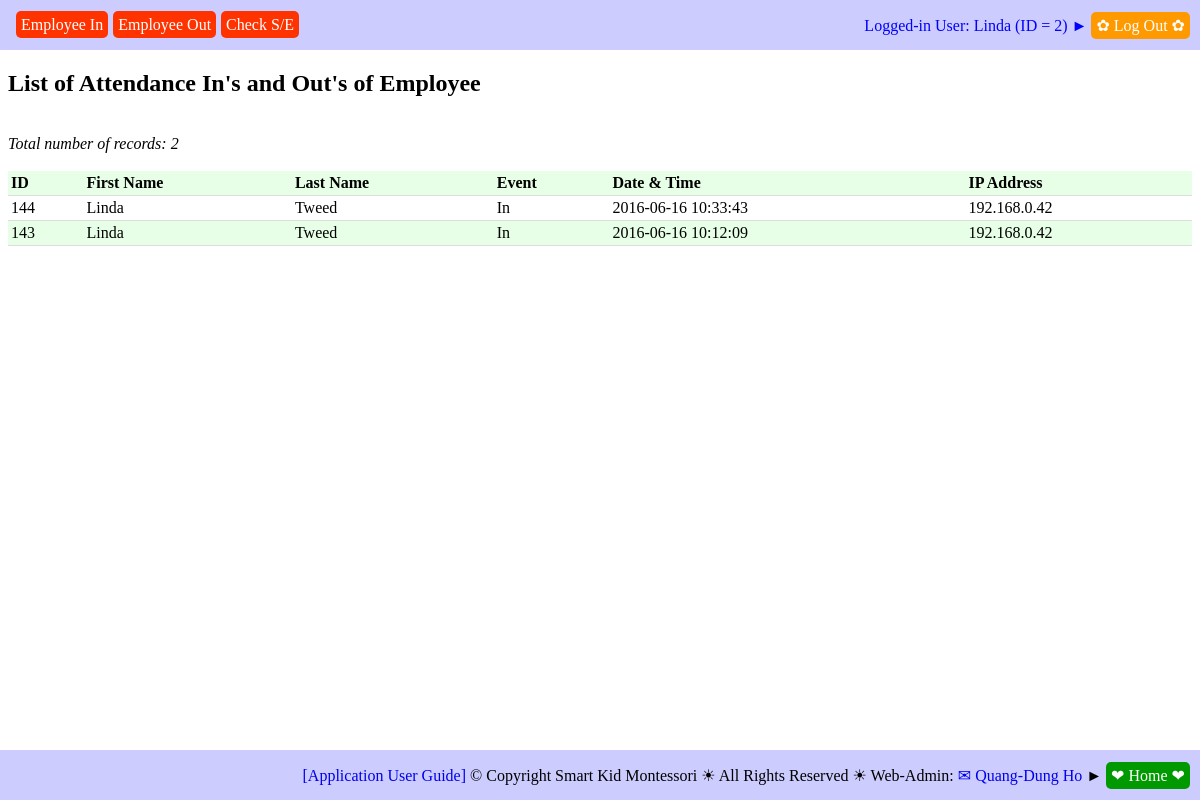
The page /report_employee_attendances.php (signed in) on the database as committed earlier.
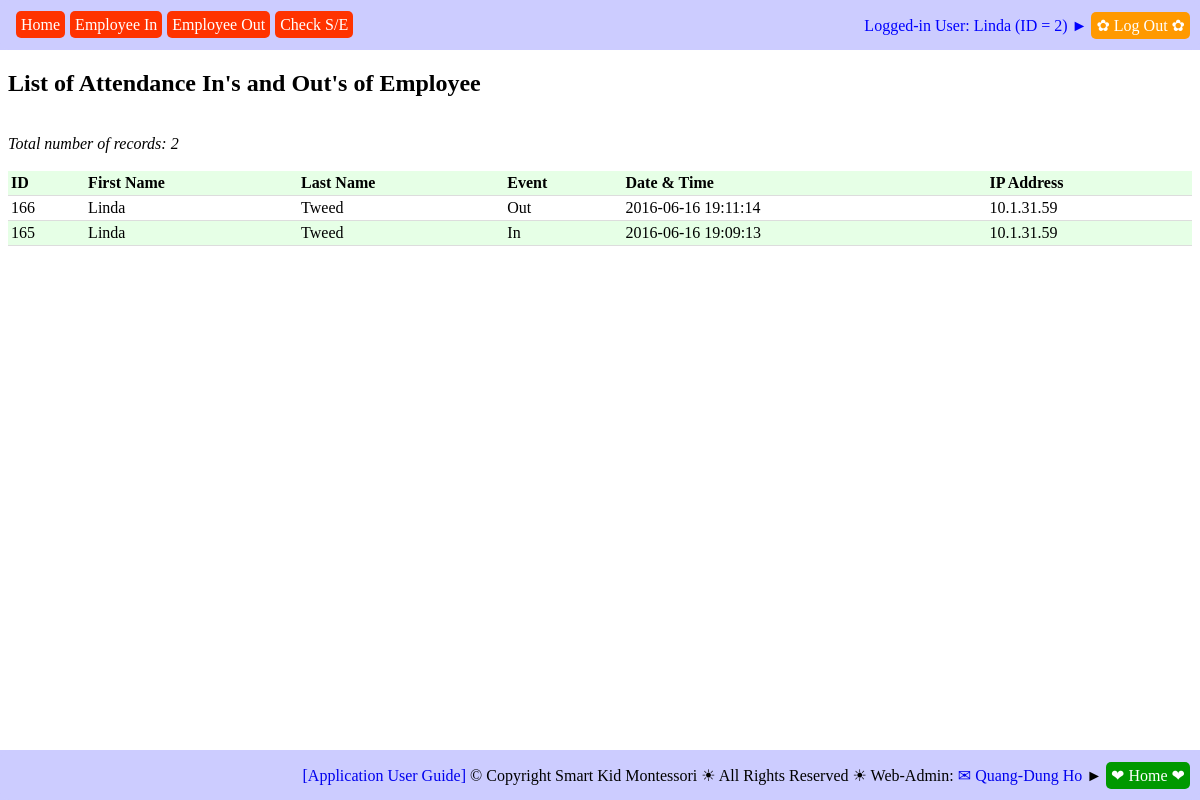
The same page on the database as committed later.
### tables this page shows
CREATE TABLE IF NOT EXISTS `web_pages` (
  `PAGE_ID` int(11) NOT NULL,
  `TAG_CLASS` varchar(50) NOT NULL,
  `TYPE` varchar(20) NOT NULL,
  `HREF` varchar(500) NOT NULL,
  `ICON_URL` varchar(500) NOT NULL,
  `TITLE` varchar(200) NOT NULL,
  `TITLE_SHORT` varchar(200) NOT NULL,
  `STATUS` varchar(20) NOT NULL
);

CREATE TABLE IF NOT EXISTS `employee_attendances` (
  `EMP_ATT_ID` int(11) NOT NULL,
  `EMP_ID` int(11) NOT NULL,
  `EVENT_TYPE` varchar(5) NOT NULL,
  `DATE_TIME` datetime NOT NULL,
  `IP_ADDR` varchar(50) NOT NULL,
  `NOTES` text NOT NULL
);

CREATE TABLE IF NOT EXISTS `employees` (
  `EMP_ID` int(11) NOT NULL,
  `EMP_FIRST_NAME` varchar(50) NOT NULL,
  `EMP_LAST_NAME` varchar(25) NOT NULL,
  `EMP_BIRTHDATE` date NOT NULL,
  `EMP_SEX` varchar(1) NOT NULL,
  `EMP_PHOTO` varchar(50) NOT NULL,
  `EMP_ADDRESS` varchar(50) NOT NULL,
  `EMP_CITY` varchar(20) NOT NULL,
  `EMP_PROVINCE` varchar(20) NOT NULL,
  `EMP_POSTAL_CODE` varchar(10) NOT NULL,
  `EMP_COUNTRY` varchar(20) NOT NULL,
  `EMP_PHONE1` varchar(15) NOT NULL,
  `EMP_PHONE2` varchar(15) DEFAULT NULL,
  `EMP_EMAIL` varchar(50) NOT NULL,
  `EMP_HIRE_DATE` date NOT NULL,
  `EMP_END_DATE` date NOT NULL,
  `EMP_EDU_ID` int(11) NOT NULL,
  `EDU_DAYCARE_EXPERIENCE` tinyint(11) NOT NULL,
  `EDU_MONTESSORI_EXPERIENCE` tinyint(11) NOT NULL,
  `EMP_POST_ID1` int(11) NOT NULL,
  `EMP_POST_ID2` int(11) DEFAULT NULL,
  `EMP_BOSS_ID` int(11) DEFAULT NULL,
  `EMP_HOURLY_RATE` float NOT NULL,
  `EMP_PASSCODE` varchar(10) NOT NULL,
  `EMP_NOTES` text
);

### db_operations.php (called while the page is built, shortened)
<?php
require_once("sql_queries.php");
function insert_DB_QUERY_LOGS($user_name, $queryStrToDisplay)
{
	$queryStr = "INSERT INTO ";
		$queryStr = $queryStr . "DB_QUERY_LOGS(";
		$queryStr = $queryStr . "QUERY_STR";
		$queryStr = $queryStr . ", " . "USER_NAME";
		$queryStr = $queryStr . ", " . "DATE_TIME";
		$queryStr = $queryStr . ", " . "IP_ADDR";
		$queryStr = $queryStr . ")";
	$queryStr = $queryStr . " VALUES(";
		$queryStr = $queryStr . "'" . $queryStrToDisplay .  "'";
		$queryStr = $queryStr . ", " . "'" . $user_name . "'";
		$queryStr = $queryStr . ", " . "NOW()";
		$queryStr = $queryStr . ", " . "'" . get_client_ip() .  "'";
		$queryStr = $queryStr . ")";
	$queryStr = $queryStr . ";";
	$result = getResult($queryStr);
	return ($result);
}
function employeeIsAuthorizedThisPage($emp_id, $page_url, $debug_on)
{
	$queryStr = 'SELECT ';
		$queryStr = $queryStr . 'HREF';
	$queryStr = $queryStr . ' FROM ';
		$queryStr = $queryStr . 'WEB_PAGES';
	$queryStr = $queryStr . ' WHERE ';
		$queryStr = $queryStr . '(PAGE_ID IN
									(SELECT PAGE_ID FROM EMPLOYEE_WEBPAGE
										WHERE EMP_ID = ' . $emp_id . ')) AND ';
		$queryStr = $queryStr . '(WEB_PAGES.STATUS = "active")';
		$queryStr = $queryStr . ';';
	$result = getResult($queryStr);
	$resultRows = mysqli_num_rows($result);
	for ($row = 0; $row < $resultRows; $row++)
	{
		$currentRow = mysqli_fetch_row($result);
		if (strpos($page_url, $currentRow[0]) !== false)
		{
			return (true);
		}
	}
	return (false);
}
function getTabsOfPage($this_page_url, $debug_on)
{
	$queryStr = 'SELECT ';
		$queryStr = $queryStr .'HREF';
		$queryStr = $queryStr . ', ' . 'TITLE_SHORT';
	$queryStr = $queryStr . ' FROM ';
		$queryStr = $queryStr . 'WEB_PAGES';
	$queryStr = $queryStr . ' WHERE ';
		$queryStr = $queryStr . 'PAGE_ID IN';
		$queryStr = $queryStr . '(';
			$queryStr = $queryStr . 'SELECT ';
				$queryStr = $queryStr . 'TAB_PAGE_ID';
			$queryStr = $queryStr . ' FROM ';
				$queryStr = $queryStr . 'PAGE_TABS';
			$queryStr = $queryStr . ' WHERE ';
				$queryStr = $queryStr . 'PAGE_ID IN';
				$queryStr = $queryStr . '(';
					$queryStr = $queryStr . 'SELECT ';
						$queryStr = $queryStr . 'PAGE_ID';
					$queryStr = $queryStr . ' FROM ';
						$queryStr = $queryStr . 'WEB_PAGES';
					$queryStr = $queryStr . ' WHERE ';
						$queryStr = $queryStr . '(INSTR("' . $this_page_url .'", HREF) > 0)';
					$queryStr = $queryStr . ')';
				$queryStr = $queryStr . ')';
	$queryStr = $queryStr . ';';
	$result = getResult($queryStr);
	return ($result);
}
function report_EMPLOYEE_ATTENDANCES($emp_id, $debug_on)
{
	$queryStr = 'SELECT  ';
		$queryStr = $queryStr . 'EMPLOYEE_ATTENDANCES.EMP_ATT_ID';
		$queryStr = $queryStr . ', ' . 'EMPLOYEES.EMP_FIRST_NAME';
		$queryStr = $queryStr . ', ' . 'EMPLOYEES.EMP_LAST_NAME';
		$queryStr = $queryStr . ', ' . 'EMPLOYEE_ATTENDANCES.EVENT_TYPE';
		$queryStr = $queryStr . ', ' . 'EMPLOYEE_ATTENDANCES.DATE_TIME';
		$queryStr = $queryStr . ', ' . 'EMPLOYEE_ATTENDANCES.IP_ADDR';
	$queryStr = $queryStr . ' FROM ';
		$queryStr = $queryStr . 'EMPLOYEE_ATTENDANCES';
		$queryStr = $queryStr . ', ' . 'EMPLOYEES';
	$queryStr = $queryStr . ' WHERE ';
		$queryStr = $queryStr . 'EMPLOYEE_ATTENDANCES.EMP_ID=' .  $emp_id;
		$queryStr = $queryStr . ' AND ' . 'EMPLOYEE_ATTENDANCES.EMP_ID=' . 'EMPLOYEES.EMP_ID';
		$queryStr = $queryStr . ' ORDER BY ' . 'EMPLOYEE_ATTENDANCES.DATE_TIME DESC';
	$queryStr = $queryStr . ';';
	$result = getResult($queryStr);
	$fieldHeaderStr = array (
		0 => 'ID',
		1 => 'First Name',
		2 => 'Last Name',
		3 => 'Event',
		4 => 'Date & Time',
		5 => 'IP Address',
		);
	populateResultToTable($result, $fieldHeaderStr);
}
function get_client_ip() {
    $ipaddress = '';
    if (isset($_SERVER['HTTP_CLIENT_IP']) && ($_SERVER['HTTP_CLIENT_IP']))
        $ipaddress = $_SERVER['HTTP_CLIENT_IP'];
    else if (isset($_SERVER['HTTP_X_FORWARDED_FOR']) && ($_SERVER['HTTP_X_FORWARDED_FOR']))
        $ipaddress = $_SERVER['HTTP_X_FORWARDED_FOR'];
    else if (isset($_SERVER['HTTP_X_FORWARDED']) && ($_SERVER['HTTP_X_FORWARDED']))
        $ipaddress = $_SERVER['HTTP_X_FORWARDED'];
    else if (isset($_SERVER['HTTP_FORWARDED_FOR']) && ($_SERVER['HTTP_FORWARDED_FOR']))
        $ipaddress = $_SERVER['HTTP_FORWARDED_FOR'];
    else if (isset($_SERVER['HTTP_FORWARDED']) && ($_SERVER['HTTP_FORWARDED']))
        $ipaddress = $_SERVER['HTTP_FORWARDED'];
    else if (isset($_SERVER['REMOTE_ADDR']) && ($_SERVER['REMOTE_ADDR']))
        $ipaddress = $_SERVER['REMOTE_ADDR'];
    else
        $ipaddress = 'unknown';
    return $ipaddress;
}

### sql_queries.php (the view, shortened to what this page needs)
<?php
	function connectDB()
	{
		$db_hostname = "localhost";
		$db_name     = "montessori";
		$db_username = "root";
		$db_password = "";
		$db = mysqli_connect($db_hostname, $db_username, $db_password, $db_name);
		return ($db);
	}
	function getResult($query)
	{
		$db = connectDB();
		$result = mysqli_query($db, $query);
		return ($result);
	}
	function populateResultToTable($result, $fieldHeaderStr)
	{
		$resultRows = mysqli_num_rows($result);
		$resultFields = mysqli_num_fields($result);
		echo '<br/><i>Total number of records: ' . $resultRows . '</i><br/><br/>';
		echo '<table>';
		echo '<tr>';
		for ($fd = 0; $fd < $resultFields; $fd++)
		{
			echo '<th>' . $fieldHeaderStr[$fd] . '</th>';
		}
 		echo '</tr>';
		for ($row = 0; $row < $resultRows; $row++)
		{
			$currentRow = mysqli_fetch_row($result);
			echo '<tr>';
			for ($fd = 0; $fd < $resultFields; $fd++)
			{
				echo '<td>' . $currentRow[$fd] . '</td>';
			}
			echo '</tr>';
		}
		echo '</table>';
	}
?>

### report_employee_attendances.php (shortened to what this page needs)
<!DOCTYPE html>
<html>
<head>
	<link rel="stylesheet" type="text/css" href="db_tables.css">
	<link rel="stylesheet" type="text/css" href="common.css">
</head>
<body>
<?php
	include 'header_log_in_out.php';
?>
<div id="main">
<h2>List of Attendance In's and Out's of Employee</h2>
<?php
if (isset($_SESSION['LoggedIn_EMP_ID']))
{
	require_once("db_operations.php");
	report_EMPLOYEE_ATTENDANCES($_SESSION['LoggedIn_EMP_ID'], true);
}
else
{
	echo 'Something is wrong with $_SESSION["LoggedIn_EMP_ID"])';
}
?>
</div>
<?php
	include 'footer.php';
?>
</body>
</html>

### header_log_in_out.php (shortened to what this page needs)
<header style="
    		position: fixed;
    		top: 0;
    		left: 0;
    		right: 0;
    		background-color: rgb(204, 204, 255);"
>
<div style="
	display: table;
	height: 30px;
    width: 100%;
    margin: 0px;
    background-color: rgb(204, 204, 255);
    border-radius: 10px;
    text-align: right;">
	<div style="
		display: table-cell;
		height: 30px;
    	width: 100%;
    	padding: 10px;
    	vertical-align: middle;">
	<?php
	if (isset($_SESSION['LoggedIn_EMP_ID']) &&
    	isset($_SESSION['LoggedIn_EMP_NAME']))
	{
		$emp_id = $_SESSION['LoggedIn_EMP_ID'];
		$emp_name = $_SESSION['LoggedIn_EMP_NAME'];
		$this_page_url = $_SERVER["PHP_SELF"];
		require_once("db_operations.php");
		if (employeeIsAuthorizedThisPage($emp_id, $this_page_url, true) === true)
		{
			echo '<font color="blue">';
			echo 'Logged-in User: ' . $emp_name .
					' (ID = ' . $emp_id . ')' . ' &#9658; ';
			echo ' <a href="logout.php" style="background-color: rgb(255, 153, 0); color: white; text-decoration: none; padding: 5px; border-radius: 5px"> &#10047; Log Out &#10047; </a>';
			echo '</font>';
			include 'tab_header.php';
		}
	}
	?>
	</div>
</div>
</header>

### tab_header.php
<div style="
    		position: fixed;
    		height: 20px;
 		   	width: 50%;
    		top: 7px;
    		left: 6px;
    		right: 0;
    		background-color: transparent;"
>
<div style="
	display: table;
	height: 26px;
    width: 100%;
    margin: 0px;
    background-color: transparent;
    border-radius: 10px;
    text-align: left">
	<div style="
		display: table-cell;
		height: 26px;
    	width: 100%;
    	padding: 5px;
    	vertical-align: middle;">
	<?php
	require_once("db_operations.php");
	$tabs = getTabsOfPage($_SERVER["PHP_SELF"], true);
	$tabNum = mysqli_num_rows($tabs);
	for ($row = 0; $row < $tabNum; $row++)
	{
		$currentTab = mysqli_fetch_row($tabs);
		echo '<a href="' . $currentTab[0] . '" style="background-color: rgb(255, 51, 0); color: white; text-decoration: none; padding: 5px; margin-left: 5px; border-radius: 5px">' . $currentTab[1] . '</a>';
	}
	?>
	</div>
</div>
</div>

### footer.php
<footer style="
    		position: fixed;
    		bottom: 0;
    		left: 0;
    		right: 0;
    		background-color: rgb(204, 204, 255);"
>
<div style="
		display: table;
		height: 30px;
	    width: 100%;
    	margin: 0px;
    	background-color: rgb(204, 204, 255);
    	border-radius: 10px;
    	text-align: right;">
	<div style="
		display: table-cell;
		height: 30px;
    	width: 100%;
    	padding: 10px;
    	vertical-align: middle;">
    	<a href="help_main.php" target="_new">[Application User Guide] </a>
		&copy; Copyright Smart Kid Montessori &#9728; All Rights Reserved &#9728; Web-Admin: <a href="mailto:hoquangdung@yahoo.com"> &#9993; Quang-Dung Ho</a>
		<?php
		if ((strpos($_SERVER["PHP_SELF"], "/montessori/index.php") === false) &&
			(strpos($_SERVER["PHP_SELF"], "/montessori/login.php") === false))
		{
			echo '  &#9658; <a href="index.php" style="';
			echo 'background-color: rgb(0, 153, 0);';
			echo 'color: white;';
			echo 'text-decoration: none;';
			echo 'padding: 5px;';
			echo 'border-radius: 5px"';
			echo '> &#10084; Home &#10084; </a>';
		}
		?>
	</div>
</div>
</footer>

### db_tables.css (style rules this page uses)
table { border-collapse: collapse; width: 100%; }
th, td { padding: 3px; text-align: left; border-bottom: 1px solid #ddd; }
tr:nth-child(odd) { background-color: rgb(230, 255, 230); }

### common.css (style rules this page uses)
div#main { margin-top: 70px; margin-bottom: 70px; }
a { text-decoration: none; }

Rows that differ between the two databases and show on the page:
removed employee_attendances: EMP_ATT_ID "144", EVENT_TYPE "In", DATE_TIME "2016-06-16 10:33:43", IP_ADDR "192.168.0.42"
removed employee_attendances: EMP_ATT_ID "143", EVENT_TYPE "In", DATE_TIME "2016-06-16 10:12:09", IP_ADDR "192.168.0.42"
now on this page (row unchanged): web_pages: TITLE_SHORT "Home"
added employee_attendances: EMP_ATT_ID "166", EVENT_TYPE "Out", DATE_TIME "2016-06-16 19:11:14", IP_ADDR "10.1.31.59"
added employee_attendances: EMP_ATT_ID "165", EVENT_TYPE "In", DATE_TIME "2016-06-16 19:09:13", IP_ADDR "10.1.31.59"
